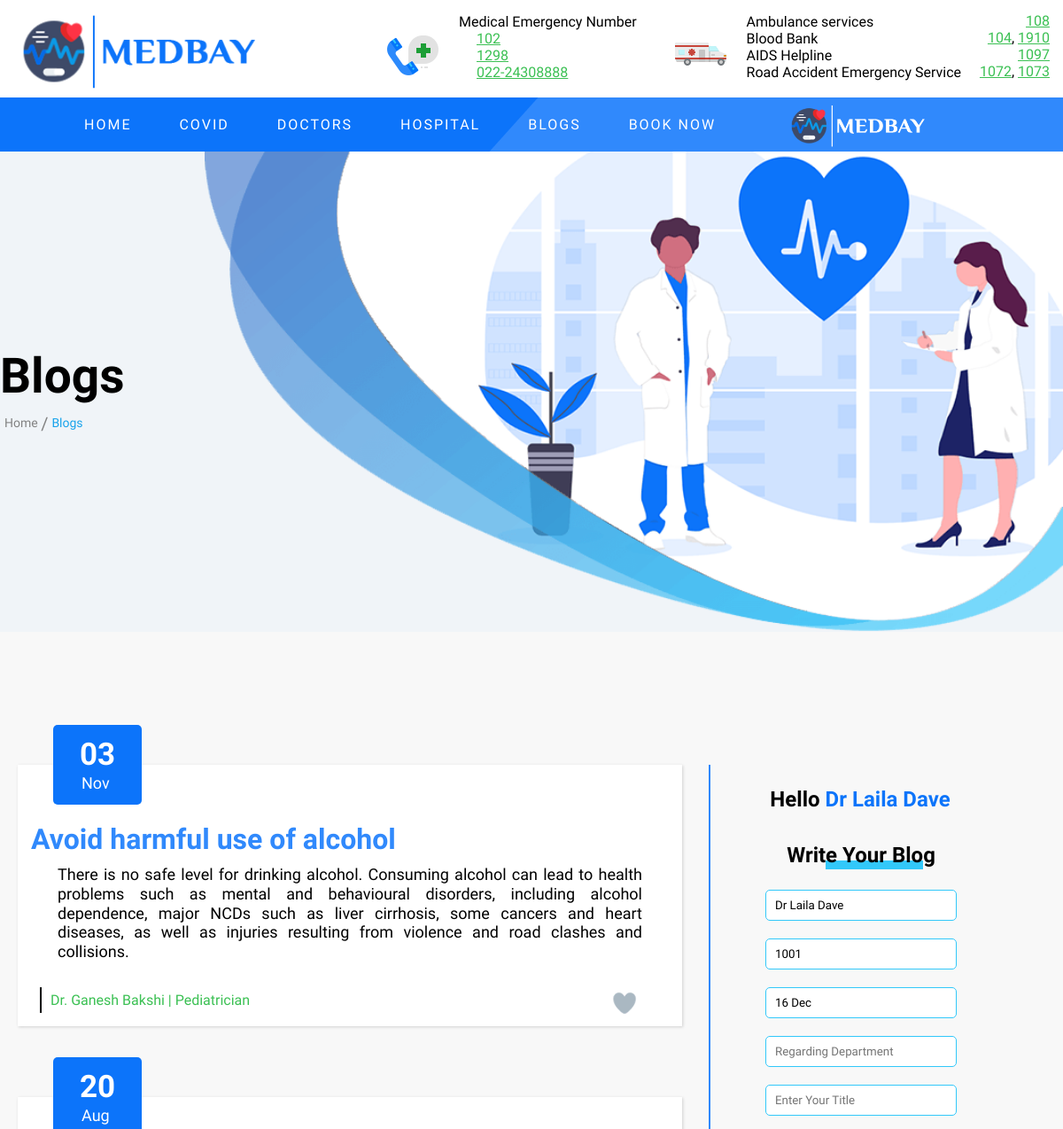
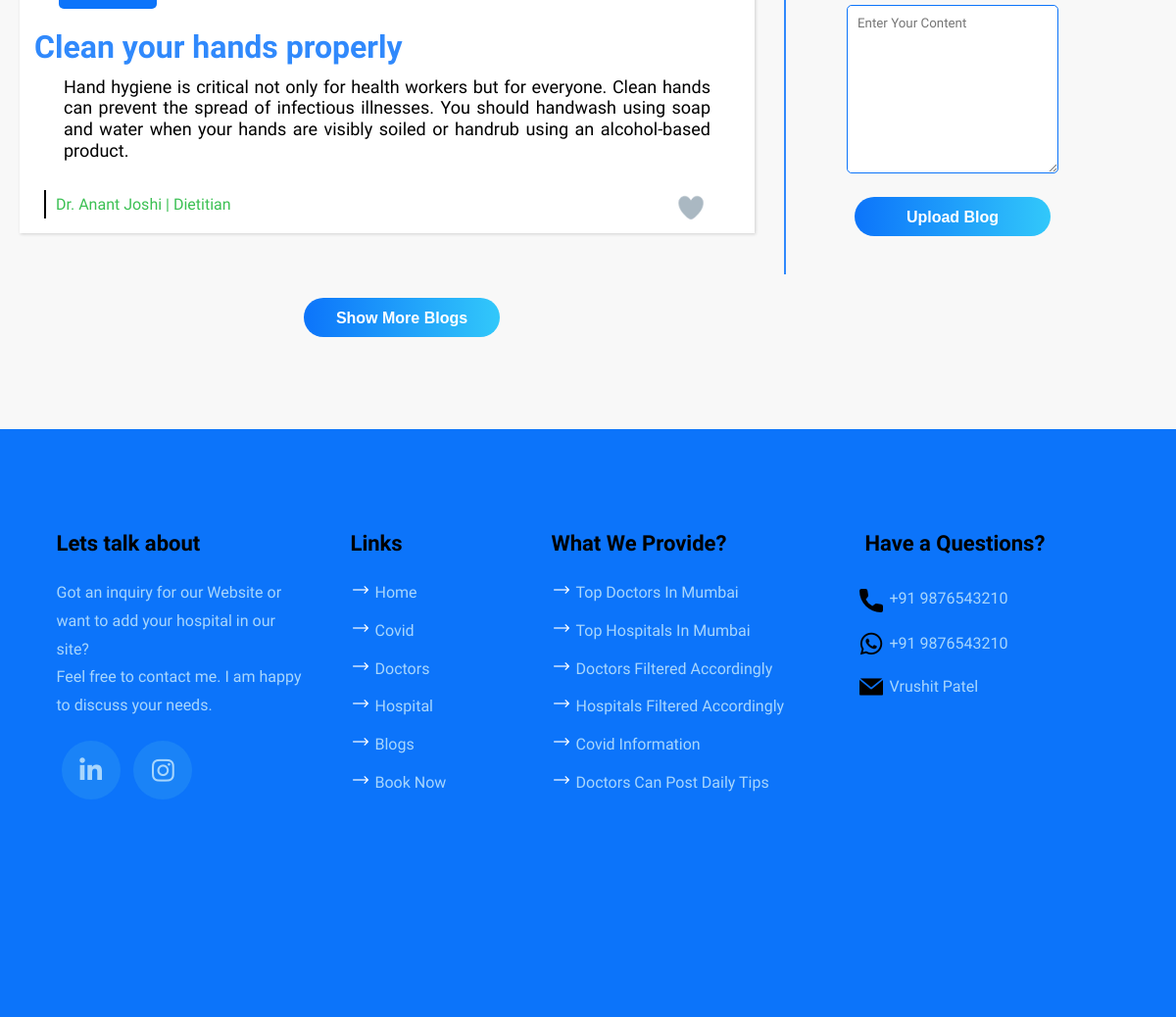
Screenshot of /blogs.php (signed in) with the database file from the repository (2 pictures, top to bottom).
### tables this page shows
CREATE TABLE `blogs` (
  `Name` varchar(400) NOT NULL,
  `Heading` varchar(50) NOT NULL,
  `Content` varchar(1000) NOT NULL,
  `Date` varchar(15) NOT NULL,
  `Dept` varchar(255) NOT NULL,
  `ID` int(11) NOT NULL
);

### blogs.php (the view, shortened to what this page needs)
<?php
$dbhost = "sql307.epizy.com";
$dbuser = "epiz_33155386";
$dbpass = "5s0kLWyCNp3";
$db = "epiz_33155386_Medbay";
$conn = new mysqli($dbhost, $dbuser, $dbpass, $db);
?>
<!DOCTYPE html>
<html lang="en">
<head>
  <link rel="stylesheet" href="./css/main.css" />
</head>
<body>
  <header>
    <div class="top-head">
      <div class="logo">
        <img src="./images/Logo/F_Logo3.png" alt="" />
      </div>
      <div class="emergency">
        <p class="rightPara">
          <img src="./images/emergency-call.png" alt="">
          <li>
            <strong> Medical Emergency Number</strong>
            <ul class="leftEmerg">
              <li>
                <a href="tel:102">102</a>
              </li>
              <li>
                <a href="tel:1298">1298</a>
              </li>
              <li>
                <a href="tel:022-24308888">022-24308888</a>
              </li>
            </ul>
          </li>
        </p>
        <p class="rightPara">
          <img src="./images/ambulance.png" alt="Ambulance" class="ambulance">
        <ul>
          <li>
            <strong>Ambulance services </strong>
            <span><a href="tel:108">108</a></span>
          </li>
          <li>
            <strong>Blood Bank</strong>
            <span><a href="tel:104">104</a>, <a href="tel:1910">1910</a></span>
          </li>
          <li>
            <strong>AIDS Helpline</strong>
            <span><a href="tel:1097">1097</a></span>
          </li>
          <li>
            <strong>Road Accident Emergency Service</strong>
            <span><a href="tel:1072">1072</a>, <a href="tel:1073">1073</a></span>
          </li>
        </ul>
        </p>
      </div>
    </div>
    <nav class="navbar" id="navbar">
      <ul>
        <li><a href="./index.html">Home <span></span></a></li>
        <li><a href="./covid.html">Covid <span></span></a></li>
        <li><a href="./doctors.php">Doctors <span></span></a></li>
        <li><a href="./hospital.php">Hospital <span></span></a></li>
        <li><a href="./blogs.php">Blogs <span></span></a></li>
        <li><a href="./book.html">Book Now <span></span></a></li>
        <li><img src="./images/Logo/F_Logo2.jpg" alt=""></li>
      </ul>
    </nav>
  </header>
  <main class="doc">
    <div class="doc_homePage blog_homePage">
      <div class="text">
        <h1>Blogs</h1>
        <ul>
          <li>
            <a href="./index.html">Home <span>/</span> </a>
          </li>
          <li><a href="./doctor.html" class="active">Blogs</a></li>
        </ul>
      </div>
    </div>
    <div class="blog_news">
      <div class="blogGrid">
        <div class="readblogs" id="readblogs">
          <?php
          $sql = "SELECT * FROM `blogs` ORDER BY `blogs`.`ID` DESC LIMIT 2";
          $result = mysqli_query($conn, $sql);
          if (mysqli_num_rows($result) > 0) {
            while ($row = mysqli_fetch_assoc($result)) {
          ?>
              <div class="grid">
                <div class="date">
                  <h3><?php echo substr($row['Date'], 0, 2)  ?></h3>
                  <p><?php echo substr($row['Date'], 3)  ?></p>
                </div>
                <div class="content_div">
                  <h3><?php echo $row['Heading']  ?></h3>
                  <p>
                    <?php echo $row['Content']  ?>
                  </p>
                  <h5 class="about"><?php echo $row['Name']  ?> | <?php echo $row['Dept']  ?></h5>
                  <div class="heart-btn">
                    <div class="content" onclick="likeFn('<?php echo 'heart-like' . $row['ID']  ?>')">
                      <span class="heart" id="<?php echo 'heart-like' . $row['ID']  ?>"></span>
                    </div>
                  </div>
                </div>
              </div>
          <?php
            }
          } else {
            echo "There is no comments!";
          }
          ?>
        </div>
        <div class="loginblogs" id="loginblogs">
          <?php
          if (isset($_SESSION["id"])) {
            include './php/writeABlog.php';
          } else {
            include './php/LoginForm.php';
          }
          ?>
        </div>
        <button class="blogsButton">Show More Blogs</button>
      </div>
    </div>
  </main>
  <footer>
    <div class="one grido">
      <h2>Lets talk about</h2>
      <p>
        Got an inquiry for our Website or want to add your hospital in our site? <br />
        Feel free to contact me. I am happy to discuss your needs.
      </p>
      <div class="social">
        <a href="https://www.linkedin.com/in/vrushit-patel/" target="_blank"><i class="fab fa-linkedin-in"></i></a>
        <a href="https://www.instagram.com/vrushit_750/" target="_blank"><i class="fab fa-instagram"></i></a>
      </div>
    </div>
    <div class="two grido">
      <h2>Links</h2>
      <ul>
        <li><a href="./index.html">Home</a></li>
        <li><a href="./covid.html">Covid</a></li>
        <li><a href="./doctors.php">Doctors</a></li>
        <li><a href="./hospital.php">Hospital</a></li>
        <li><a href="./blogs.php">Blogs</a></li>
        <li><a href="./book.html">Book Now</a></li>
      </ul>
    </div>
    <div class="three grido">
      <h2>What We Provide?</h2>
      <ul class="serviceList">
        <li>Top Doctors In Mumbai</li>
        <li>Top Hospitals In Mumbai</li>
        <li>Doctors Filtered Accordingly</li>
        <li>Hospitals Filtered Accordingly</li>
        <li>Covid Information</li>
        <li>Doctors Can Post Daily Tips</li>
      </ul>
    </div>
    <div class="four grido">
      <h2>Have a Questions?</h2>
      <ul>
        <li class="phone-no">
          <a href="tel:+917506025868" style="transform: translateY(-8px)">+91 9876543210</a>
        </li>
        <li class="whatsapp">
          <a href="https://api.whatsapp.com/send?phone=919876543210&text=Hi%20" target="_blank" style="transform: translateY(-6px)">+91 9876543210</a>
        </li>
        <li class="mail">
          <a href="https://www.linkedin.com/in/vrushit-patel/" style="transform: translateY(-6px)">Vrushit Patel</a>
        </li>
      </ul>
    </div>
  </footer>
</body>
</html>

### rows the page displays
blogs: Date "03", Date "Nov", Heading "Avoid harmful use of alcohol", Content "There is no safe level for drinking alcohol. Consuming alcohol can lead to health problems such as mental and behavioural disorders, including alcohol dependence, major NCDs such as liver cirrhosis, some cancers and heart diseases, as well as injuries resulting from violence and road clashes and collisions.", Name "Dr. Ganesh Bakshi", Dept "Pediatrician"
blogs: Date "20", Date "Aug", Heading "Clean your hands properly", Content "Hand hygiene is critical not only for health workers but for everyone. Clean hands can prevent the spread of infectious illnesses. You should handwash using soap and water when your hands are visibly soiled or handrub using an alcohol-based product.", Name "Dr. Anant Joshi", Dept "Dietitian"

### other values shown
$_SESSION["docname"] "Dr Laila Dave"
